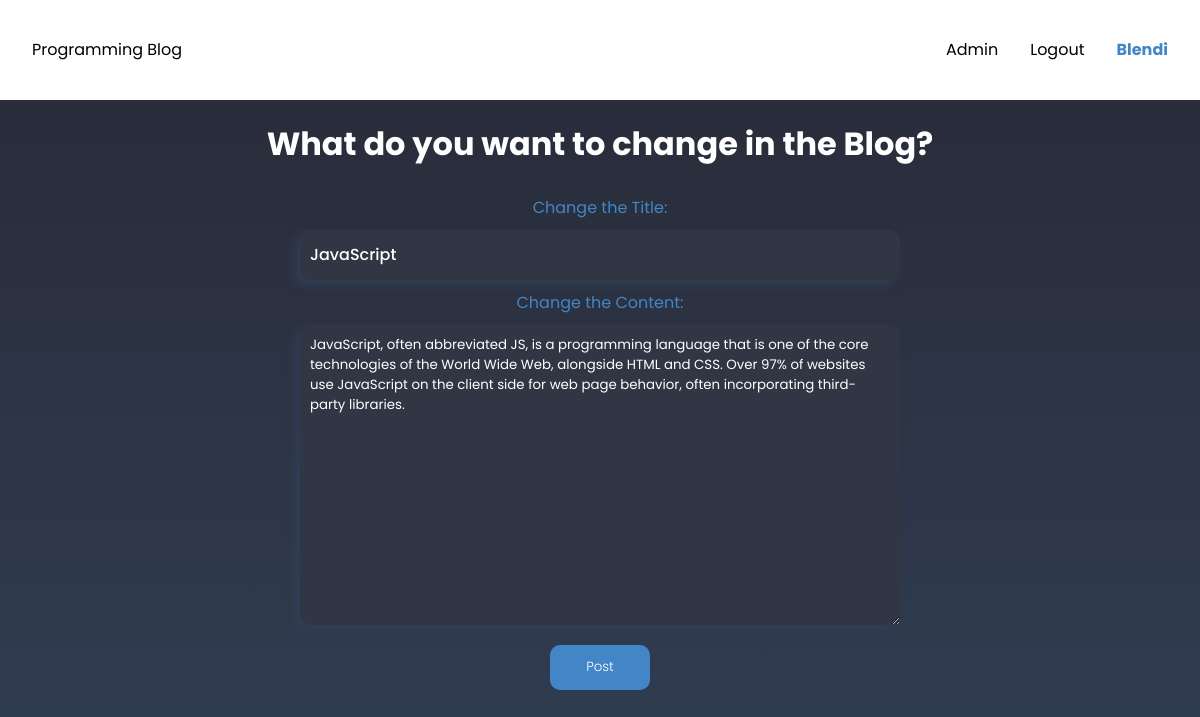
The page /edit_blog.php?id=28 (signed in) on the database its author committed.
### tables this page shows
CREATE TABLE `posts` (
  `P_ID` int(11) NOT NULL,
  `Title` varchar(255) NOT NULL,
  `Content` text NOT NULL,
  `Date` timestamp NOT NULL DEFAULT current_timestamp()
);

### edit_blog.php (the view, shortened to what this page needs)
<?php
    require "common/navbar.php";
    require "common/database_connect.php";
    if ( isset( $_GET['id'] ) ) {
        $p_id = htmlentities( mysqli_real_escape_string( $db, $_GET['id'] ) );
        $query = "SELECT * FROM posts WHERE P_ID='$p_id'";
        $result = mysqli_query( $db, $query );
        $post = mysqli_fetch_assoc( $result );
    }
?>
<link rel="stylesheet" href="./style/edit-blog.css">
<div class="add_post">
        <h2>What do you want to change in the Blog?</h2>
        <form action="common/edit.php" method="post">
            <div class="input_field">
                <label for="title">Change the Title:</label>
                <input type="text" name="title" id="title" value="<?php echo $post['Title'] ?>">
            </div>
            <div class="input_field">
                <label for="content">Change the Content:</label>
                <textarea name="content" id="content" rows="6"><?php echo $post['Content'] ?></textarea>
            </div>
            <input type="submit" name="submit" value="Post" class="buton">
        </form>
    </div>

### style/navi.css (style rules this page uses)
*:before, *:after { box-sizing: border-box; }

### style/edit-blog.css (style rules this page uses)
* { box-sizing: border-box; text-decoration: none; }
.add_post { margin: auto; text-align: center; }
h2 { color: white; font-size: 200%; }
label { color: #4286c7; display: block; margin: 10px; }
#title { background-color: #313645; box-shadow: -5px 5px 10px #313e53; border: none; border-radius: 10px; color: white; font-weight: 500; font-family: 'Poppins', sans-serif; width: 600px; height: 50px; padding: 10px; font-size: 16px; }
#content { background-color: #313645; box-shadow: -5px 5px 10px #313e53; border: none; border-radius: 10px; color: white; font-weight: 400; font-family: 'Poppins', sans-serif; width: 600px; height: 300px; padding: 10px; }
.buton { width: 100px; height: 45px; border-radius: 10px; padding: 10px; background-color: #4286c7; border: none; font-family: 'Poppins', sans-serif; color: white; font-weight: 300; margin: 20px; transition: box-shadow 1.2s; }

### rows shown on the page
posts: title "JavaScript", content "JavaScript, often abbreviated JS, is a programming language that is one of the core technologies of the World Wide Web, alongside HTML and CSS. Over 97% of websites use JavaScript on the client side for web page behavior, often incorporating third-party libraries."

### other values the page prints
$name "Blendi"
